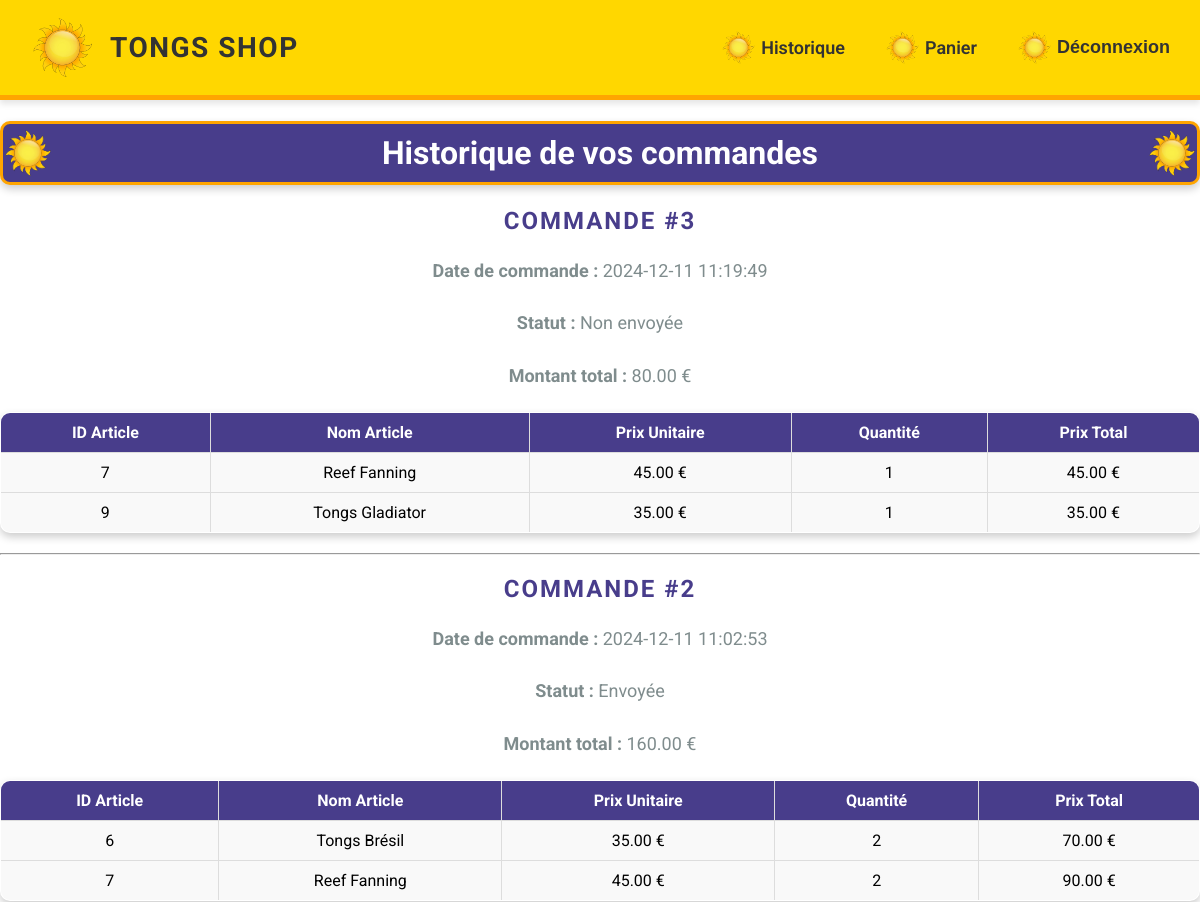
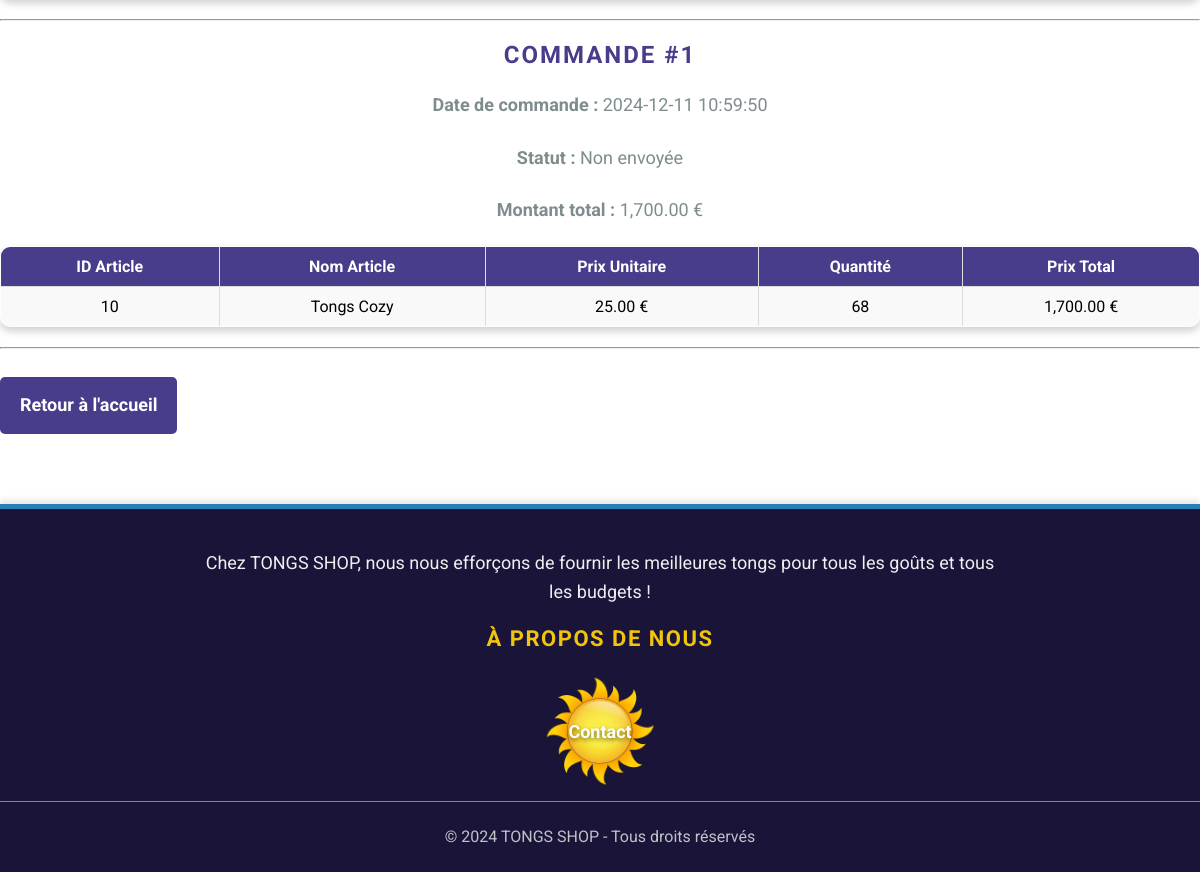
Page /historique.php (signed in) on the committed database (2 pictures, top to bottom).
### tables this page shows
CREATE TABLE IF NOT EXISTS `commande_items` (
  `id_commande_item` int NOT NULL AUTO_INCREMENT,
  `id_commande` int NOT NULL,
  `id_art` int NOT NULL,
  `quantite` int NOT NULL,
  PRIMARY KEY (`id_commande_item`),
  KEY `id_commande` (`id_commande`),
  KEY `id_art` (`id_art`)
);

CREATE TABLE IF NOT EXISTS `articles` (
  `id_art` int NOT NULL AUTO_INCREMENT,
  `nom` varchar(255) NOT NULL,
  `quantite` int NOT NULL,
  `prix` float NOT NULL,
  `url_photo` varchar(255) DEFAULT NULL,
  `description` text,
  `date_ajout` timestamp NULL DEFAULT CURRENT_TIMESTAMP,
  `ID_STRIPE` varchar(255) DEFAULT NULL,
  PRIMARY KEY (`id_art`)
);

CREATE TABLE IF NOT EXISTS `commandes` (
  `id_commande` int NOT NULL AUTO_INCREMENT,
  `id_client` int NOT NULL,
  `date_commande` datetime DEFAULT CURRENT_TIMESTAMP,
  `total_commande` decimal(10,2) NOT NULL,
  `envoi` tinyint(1) DEFAULT '0',
  PRIMARY KEY (`id_commande`),
  KEY `id_client` (`id_client`)
);

### historique.php (the view, shortened to what this page needs)
<?php
$bdd = getBD();
$client = $_SESSION['client'];
$id_client = $client['id'];
$sql = "
SELECT c.id_commande, c.date_commande, c.total_commande, c.envoi,
       ci.id_art, a.nom AS nom_art, a.prix, ci.quantite
FROM commandes c
JOIN commande_items ci ON c.id_commande = ci.id_commande
JOIN articles a ON ci.id_art = a.id_art
WHERE c.id_client = :id_client
ORDER BY c.date_commande DESC, c.id_commande DESC
";
$stmt = $bdd->prepare($sql);
$stmt->execute(['id_client' => $id_client]);
$commandes = $stmt->fetchAll(PDO::FETCH_ASSOC);
$historique = [];
foreach ($commandes as $commande) {
    $id_commande = $commande['id_commande'];
    if (!isset($historique[$id_commande])) {
        $historique[$id_commande] = [
            'date_commande' => $commande['date_commande'],
            'total_commande' => $commande['total_commande'],
            'envoi' => $commande['envoi'],
            'articles' => []
        ];
    }
    $historique[$id_commande]['articles'][] = [
        'id_art' => $commande['id_art'],
        'nom_art' => $commande['nom_art'],
        'prix' => $commande['prix'],
        'quantite' => $commande['quantite']
    ];
}
?>
<!DOCTYPE html>
<html lang="fr">
<head>
    <link rel="stylesheet" href="styles/style.css">
    <link rel="stylesheet" href="styles/bandeau.css">
    <link rel="stylesheet" href="styles/pied_page.css">
    <link rel="stylesheet" href="styles/panier.css">
</head>
<body>
<?php include 'bandeau.php'; ?>
<?php if (empty($historique)): ?>
    <div class='panier-vide'>
        <h2>Votre historique est vide !</h2>
        <p>Il semble que vous n'ayez pas encore commandé d'articles sur notre site.</p>
        <a href='index.php' class='btn-commencer'>Commencez vos achats</a>
        <a href='panier.php' class="btn-commencer">Consulter votre panier de commande</a>
    </div>
<?php else: ?>
    <h1>Historique de vos commandes</h1>
    <?php foreach ($historique as $id_commande => $commande): ?>
        <div class="commande-section">
            <h2>Commande #<?php echo htmlspecialchars($id_commande); ?></h2>
            <p><strong>Date de commande :</strong> <?php echo htmlspecialchars($commande['date_commande']); ?></p>
            <p><strong>Statut :</strong> <?php echo $commande['envoi'] ? 'Envoyée' : 'Non envoyée'; ?></p>
            <p><strong>Montant total :</strong> <?php echo number_format($commande['total_commande'], 2); ?> €</p>
            <table border="1" class="commande-table">
                <thead>
                <tr>
                    <th>ID Article</th>
                    <th>Nom Article</th>
                    <th>Prix Unitaire</th>
                    <th>Quantité</th>
                    <th>Prix Total</th>
                </tr>
                </thead>
                <tbody>
                <?php foreach ($commande['articles'] as $article): ?>
                    <tr>
                        <td><?php echo htmlspecialchars($article['id_art']); ?></td>
                        <td><?php echo htmlspecialchars($article['nom_art']); ?></td>
                        <td><?php echo number_format($article['prix'], 2); ?> €</td>
                        <td><?php echo htmlspecialchars($article['quantite']); ?></td>
                        <td><?php echo number_format($article['prix'] * $article['quantite'], 2); ?> €</td>
                    </tr>
                <?php endforeach; ?>
                </tbody>
            </table>
        </div>
        <hr>
    <?php endforeach; ?>
    <p class="btn-commencer"><a href="index.php">Retour à l'accueil</a></p>
<?php endif; ?>
<?php include 'pied_page.php'; ?>
</body>
</html>

### styles/style.css (style rules this page uses)
html, body { height: 100%; margin: 0; }
body { font-family: 'Roboto', Arial, sans-serif; margin: 0; }
h1 { color: white; text-align: center; background-color: darkslateblue; border: 3px solid #FFA500; padding: 10px 100px; background-image: url('../images/soleil.png'), url('../images/soleil.png'); background-repeat: no-repeat, no-repeat; background-position: left center, right center; background-size: 50px 50px; border-radius: 10px; box-shadow: 0 4px 8px rgba(0, 0, 0, 0.2); }
h2 { color: darkslateblue; text-align: center; margin-top: 20px; text-transform: uppercase; letter-spacing: 2px; }
table { width: 100%; border-collapse: collapse; margin: 20px auto; box-shadow: 0 4px 8px rgba(0, 0, 0, 0.2); border-radius: 10px; overflow: hidden; }
th, td { padding: 10px; border: 1px solid #ddd; text-align: center; }
th { background-color: darkslateblue; color: white; }
td { background-color: #f9f9f9; }
a { color: white; text-decoration: none; font-weight: bold; transition: color 0.3s ease; }
p { color: #7f8c8d; font-size: 18px; line-height: 1.8; text-align: center; margin: 20px 0; }

### styles/panier.css (style rules this page uses)
.btn-commencer { display: inline-block; background-color: darkslateblue; color: white; padding: 12px 20px; text-decoration: none; border-radius: 5px; font-weight: bold; transition: background-color 0.3s ease; }

### rows in the picture
commande_items: id_art "9", id_art.nom "Tongs Gladiator", id_art.prix "35.00", quantite "1", $article['prix'] * $article['quantite'] "35.00"
commande_items: id_art "6", id_art.nom "Tongs Brésil", id_art.prix "35.00", quantite "2", $article['prix'] * $article['quantite'] "70.00"
commande_items: id_art "7", id_art.nom "Reef Fanning", id_art.prix "45.00", quantite "2", $article['prix'] * $article['quantite'] "90.00"
commande_items: id_commande.id_commande "1", id_commande.date_commande "2024-12-11 10:59:50", shows "Non envoyée", id_commande.total_commande "1,700.00", id_art "10", id_art.nom "Tongs Cozy", id_art.prix "25.00", quantite "68", $article['prix'] * $article['quantite'] "1,700.00"

### other values in the picture
$id_commande "3"
$commande['date_commande'] "2024-12-11 11:19:49"
$commande['total_commande'] "80.00"
$article['id_art'] "7"
$article['nom_art'] "Reef Fanning"
$article['prix'] "45.00"
$article['quantite'] "1"
$article['prix'] * $article['quantite'] "45.00"
$id_commande "2"
$commande['date_commande'] "2024-12-11 11:02:53"
$commande['total_commande'] "160.00"
